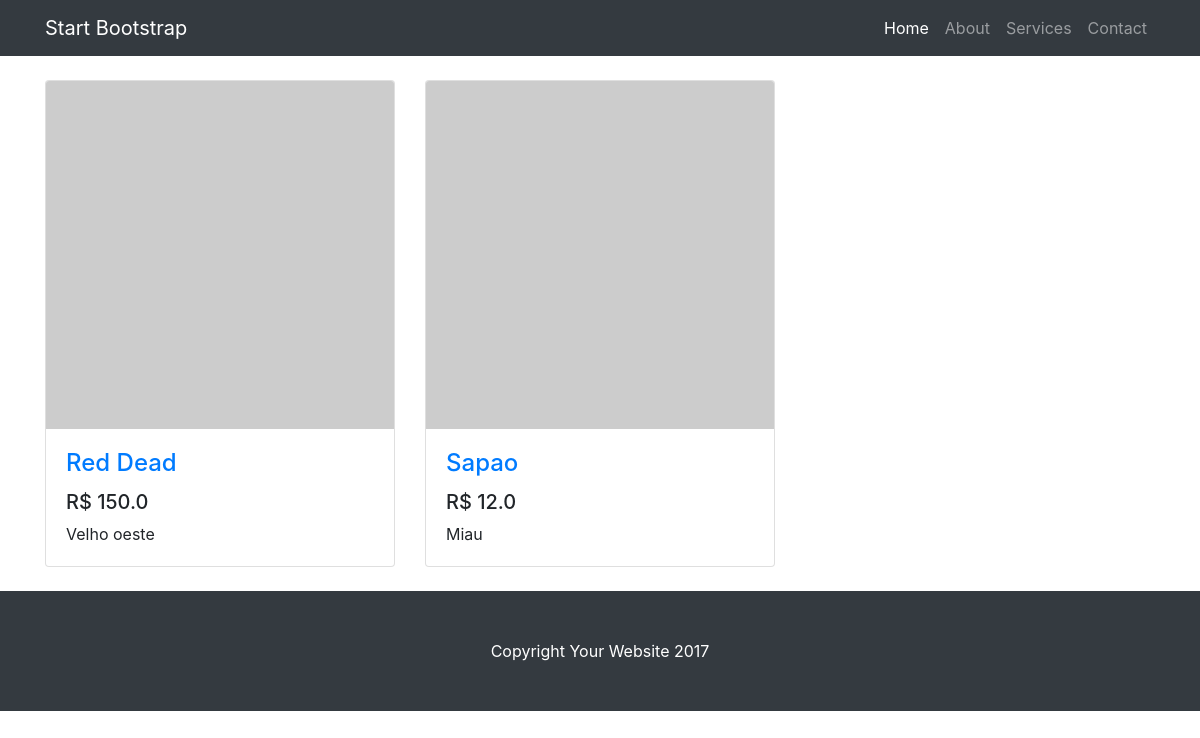
The app's page /, older data.
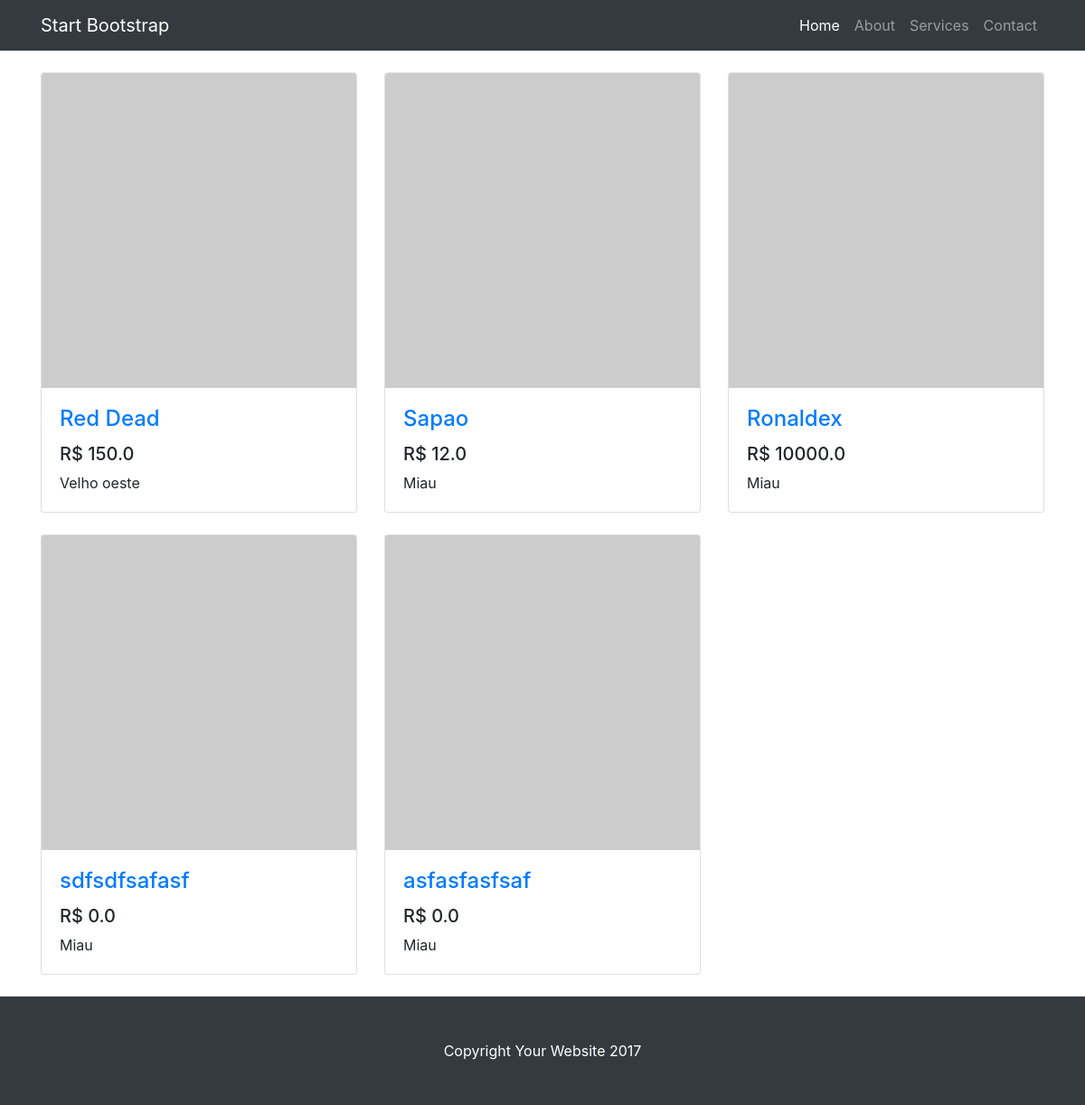
The same page, newer data.
### games/models.py (models this page shows)
class Jogo(models.Model):
    nome = models.CharField(max_length=100)
    preco = models.FloatField(default=0)
    descricao = models.TextField(default="Miau")
    quant_estoque = models.IntegerField(default=0)
    desenvolvedora = models.ForeignKey(Desenvolvedora, on_delete=models.CASCADE, related_name='jogos')
    publicadora = models.ForeignKey(Publicadora, on_delete=models.CASCADE, related_name='jogos')

### games/views.py (the view)
# urls.py: 2. Add a URL to urlpatterns:  path('', views.home, name='home')
def home(request):
    if not Carrinho.objects.all():
        carrinho = Carrinho()
        carrinho.save()
    jogos = Jogo.objects.all()
    return render(request, 'home.html', {'jogos': jogos})

### games/templates/home.html
{% extends "base.html" %}
{% block body %}
<div class="col-lg-12">
    <div class="row">
        {% for jogo in jogos %}
        <div class="col-lg-4 col-md-6 mb-4">
            <div class="card h-100">
                <a href="#"><img class="card-img-top" src="http://placehold.it//350x350" alt=""></a>
                <div class="card-body">
                <h4 class="card-title">
                    <a href="{% url 'jogo' jogo.id %}">{{jogo.nome}}</a>
                </h4>
                <h5>R$ {{jogo.preco}}</h5>
                <p class="card-text">{{jogo.descricao}}</p>
                </div>
            </div>
        </div>
        {% endfor %}
    </div>
</div>
{% endblock %}

### games/templates/base.html (shortened to what this page needs)
{% load staticfiles %}
<!DOCTYPE html>
<html lang="en">
<head>
    <link rel="stylesheet" href="{% static 'vendor/bootstrap/bootstrap.css' %}">
</head>
<body>
    <nav class="navbar navbar-expand-lg navbar-dark bg-dark mb-4">
        <div class="container">
            <a class="navbar-brand" href="#">Start Bootstrap</a>
            <div class="collapse navbar-collapse" id="navbarResponsive">
            <ul class="navbar-nav ml-auto">
                <li class="nav-item active">
                    <a class="nav-link" href="{% url 'home' %}">Home</a>
                </li>
                <li class="nav-item">
                    <a class="nav-link" href="#">About</a>
                </li>
                <li class="nav-item">
                    <a class="nav-link" href="#">Services</a>
                </li>
                <li class="nav-item">
                    <a class="nav-link" href="#">Contact</a>
                </li>
            </ul>
            </div>
        </div>
    </nav>
    <div class="container">
        <div class="row">
            {% block body %}
            {% endblock %}
        </div>
    </div>
    <footer class="py-5 bg-dark">
        <div class="container">
            <p class="m-0 text-center text-white">Copyright Your Website 2017</p>
        </div>
    </footer>
</body>
</html>

Row changes from the older to the newer data that the page shows:
added Jogo: nome "Ronaldex", preco "10000.0", descricao "Miau"
added Jogo: nome "sdfsdfsafasf", preco "0.0", descricao "Miau"
added Jogo: nome "asfasfasfsaf", preco "0.0", descricao "Miau"
